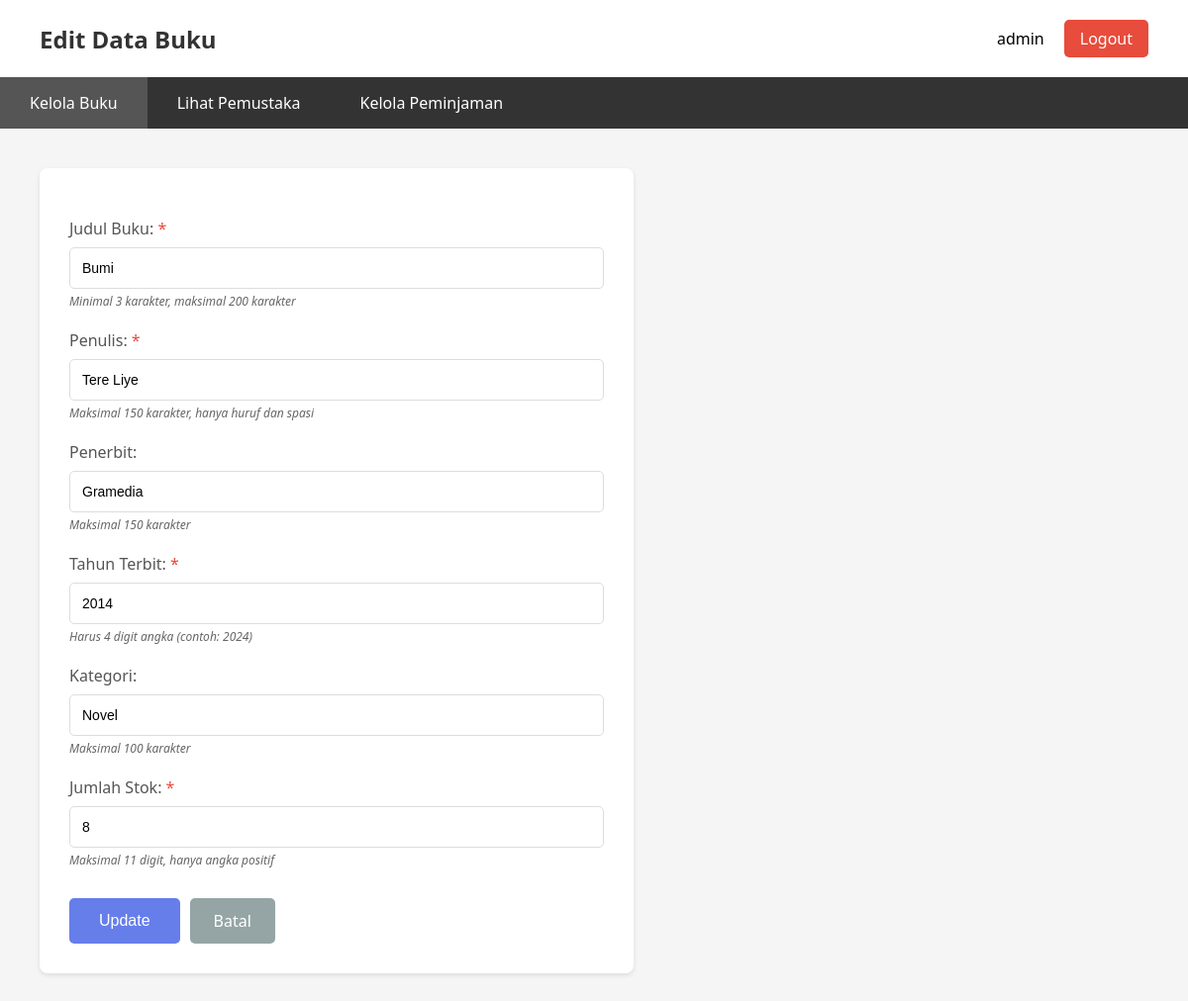
The app's page /admin/edit_buku.php?id=2 (signed in) with its own data.
### tables this page shows
CREATE TABLE `buku` (
  `id_buku` int(11) NOT NULL,
  `judul` varchar(200) NOT NULL,
  `penulis` varchar(150) DEFAULT NULL,
  `penerbit` varchar(150) DEFAULT NULL,
  `tahun` year(4) DEFAULT NULL,
  `kategori` varchar(100) DEFAULT NULL,
  `jumlah` int(11) NOT NULL,
  `sampul` varchar(255) DEFAULT NULL
);

### admin/edit_buku.php (the view, shortened to what this page needs)
<?php
$id_buku = $_GET['id'];
try {
    $conn = get_db_connection();
    $stmt = $conn->prepare("SELECT * FROM buku WHERE id_buku = :id");
    $stmt->bindParam(':id', $id_buku, PDO::PARAM_INT);
    $stmt->execute();
    $buku = $stmt->fetch(PDO::FETCH_ASSOC);
} catch(PDOException $e) {
    die("Error: Gagal mengambil data");
}
$admin_username = htmlspecialchars($_SESSION['admin_username'], ENT_QUOTES, 'UTF-8');
?>
<!DOCTYPE html>
<html lang="id">
<head>
    <link rel="stylesheet" href="../css/style.css">
</head>
<body>
    <div class="dashboard-container">
        <header>
            <h1>Edit Data Buku</h1>
            <div class="admin-info">
                <span><?php echo $admin_username; ?></span>
                <a href="logout.php" class="btn-logout">Logout</a>
            </div>
        </header>
        <nav class="admin-menu">
            <ul>
                <li><a href="kelola_buku.php" class="active">Kelola Buku</a></li>
                <li><a href="lihat_pemustaka.php">Lihat Pemustaka</a></li>
                <li><a href="kelola_peminjaman.php">Kelola Peminjaman</a></li>
            </ul>
        </nav>
        <main>
            <div class="form-container">
                <form action="edit_buku.php?id=<?php echo $id_buku; ?>" method="POST" class="data-form">
                    <div class="form-group">
                        <label for="judul">Judul Buku: <span class="required">*</span></label>
                        <input type="text" id="judul" name="judul" value="<?php echo htmlspecialchars($buku['judul'], ENT_QUOTES, 'UTF-8'); ?>">
                        <small class="form-hint">Minimal 3 karakter, maksimal 200 karakter</small>
                    </div>
                    <div class="form-group">
                        <label for="penulis">Penulis: <span class="required">*</span></label>
                        <input type="text" id="penulis" name="penulis" value="<?php echo htmlspecialchars($buku['penulis'], ENT_QUOTES, 'UTF-8'); ?>">
                        <small class="form-hint">Maksimal 150 karakter, hanya huruf dan spasi</small>
                    </div>
                    <div class="form-group">
                        <label for="penerbit">Penerbit:</label>
                        <input type="text" id="penerbit" name="penerbit" value="<?php echo htmlspecialchars($buku['penerbit'], ENT_QUOTES, 'UTF-8'); ?>">
                        <small class="form-hint">Maksimal 150 karakter</small>
                    </div>
                    <div class="form-group">
                        <label for="tahun">Tahun Terbit: <span class="required">*</span></label>
                        <input type="text" id="tahun" name="tahun" value="<?php echo htmlspecialchars($buku['tahun'], ENT_QUOTES, 'UTF-8'); ?>">
                        <small class="form-hint">Harus 4 digit angka (contoh: 2024)</small>
                    </div>
                    <div class="form-group">
                        <label for="kategori">Kategori:</label>
                        <input type="text" id="kategori" name="kategori" value="<?php echo htmlspecialchars($buku['kategori'], ENT_QUOTES, 'UTF-8'); ?>">
                        <small class="form-hint">Maksimal 100 karakter</small>
                    </div>
                    <div class="form-group">
                        <label for="jumlah">Jumlah Stok: <span class="required">*</span></label>
                        <input type="text" id="jumlah" name="jumlah" value="<?php echo htmlspecialchars($buku['jumlah'], ENT_QUOTES, 'UTF-8'); ?>">
                        <small class="form-hint">Maksimal 11 digit, hanya angka positif</small>
                    </div>
                    <div class="form-actions">
                        <button type="submit" class="btn-primary">Update</button>
                        <a href="kelola_buku.php" class="btn-secondary">Batal</a>
                    </div>
                </form>
            </div>
        </main>
    </div>
</body>
</html>

### css/style.css (style rules this page uses)
* { margin: 0; padding: 0; box-sizing: border-box; }
body { font-family: 'Segoe UI', Tahoma, Geneva, Verdana, sans-serif; background: linear-gradient(135deg, #667eea 0%, #764ba2 100%); min-height: 100vh; }
.form-group { margin-bottom: 20px; }
.form-group label { display: block; margin-bottom: 8px; color: #555; font-weight: 500; }
.required { color: #e74c3c; }
.form-group input, .form-group select, .form-group textarea { width: 100%; padding: 12px; border: 1px solid #ddd; border-radius: 5px; font-size: 14px; }
.btn-login, .btn-primary { width: 100%; padding: 12px; background: #667eea; color: white; border: none; border-radius: 5px; font-size: 16px; cursor: pointer; transition: background 0.3s; }
.btn-secondary { display: inline-block; padding: 12px 24px; background: #95a5a6; color: white; border-radius: 5px; text-decoration: none; transition: background 0.3s; }
.btn-logout { background: #e74c3c; color: white; padding: 8px 16px; border-radius: 5px; text-decoration: none; transition: background 0.3s; }
.dashboard-container { width: 100%; min-height: 100vh; background: #f5f5f5; }
header { background: white; padding: 20px 40px; box-shadow: 0 2px 5px rgba(0,0,0,0.1); display: flex; justify-content: space-between; align-items: center; }
header h1 { color: #333; font-size: 24px; }
.admin-info { display: flex; gap: 20px; align-items: center; }
.admin-menu { background: #333; padding: 0; }
.admin-menu ul { list-style: none; display: flex; padding: 0; margin: 0; }
.admin-menu ul li a { display: block; padding: 15px 30px; color: white; text-decoration: none; transition: background 0.3s; }
.admin-menu ul li a:hover, .admin-menu ul li a.active { background: #555; }
main { padding: 40px; }
.form-container { background: white; padding: 30px; border-radius: 8px; box-shadow: 0 2px 5px rgba(0,0,0,0.1); max-width: 600px; }
.data-form { margin-top: 20px; }
.form-actions { display: flex; gap: 10px; margin-top: 30px; }
.form-actions .btn-primary { width: auto; padding: 12px 30px; }
.form-hint { display: block; font-size: 12px; color: #666; margin-top: 4px; font-style: italic; }

### records on screen
buku: judul "Bumi", penulis "Tere Liye", penerbit "Gramedia", tahun "2014", kategori "Novel", jumlah "8"

### other values on screen
$admin_username "admin"
